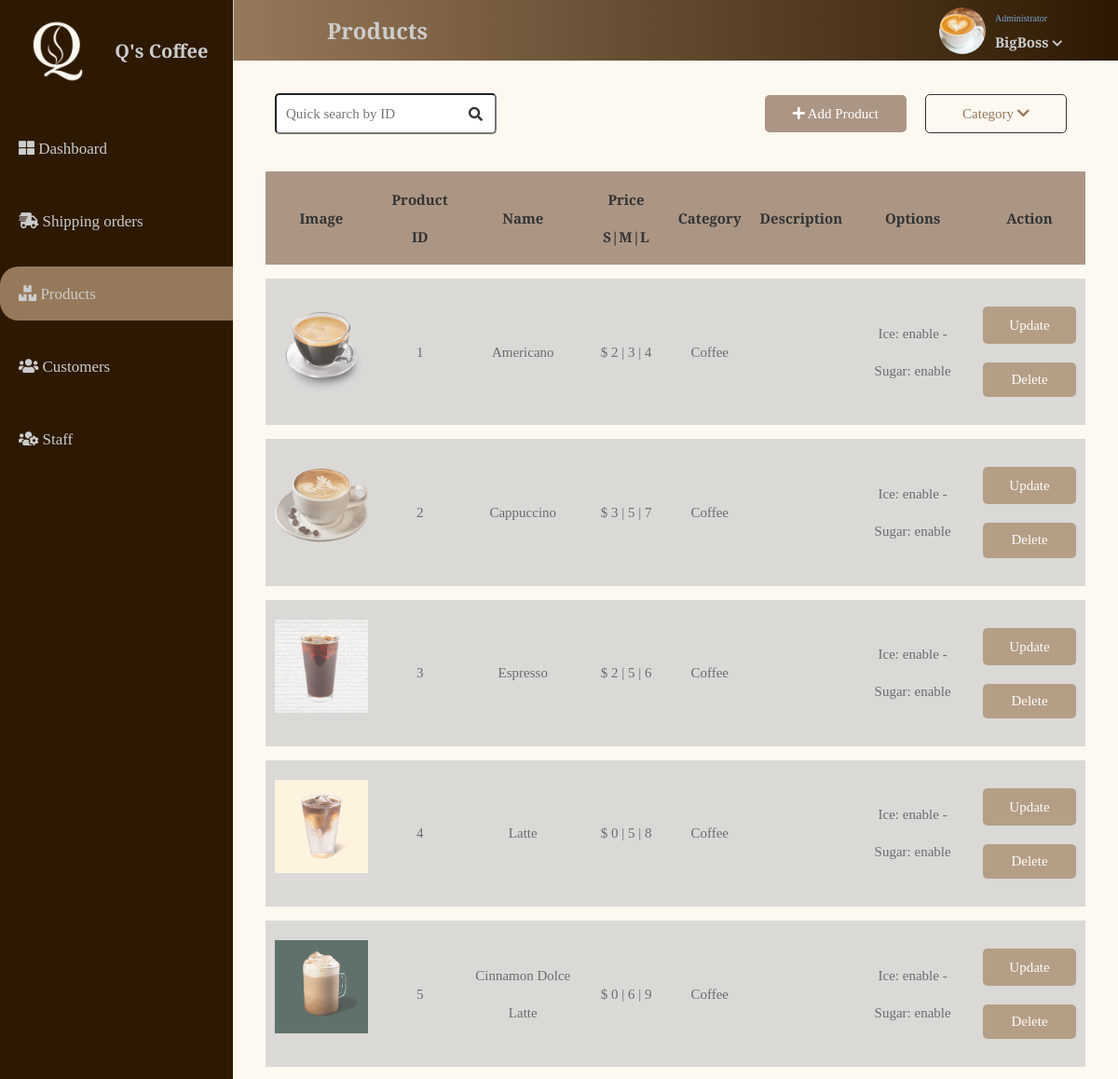
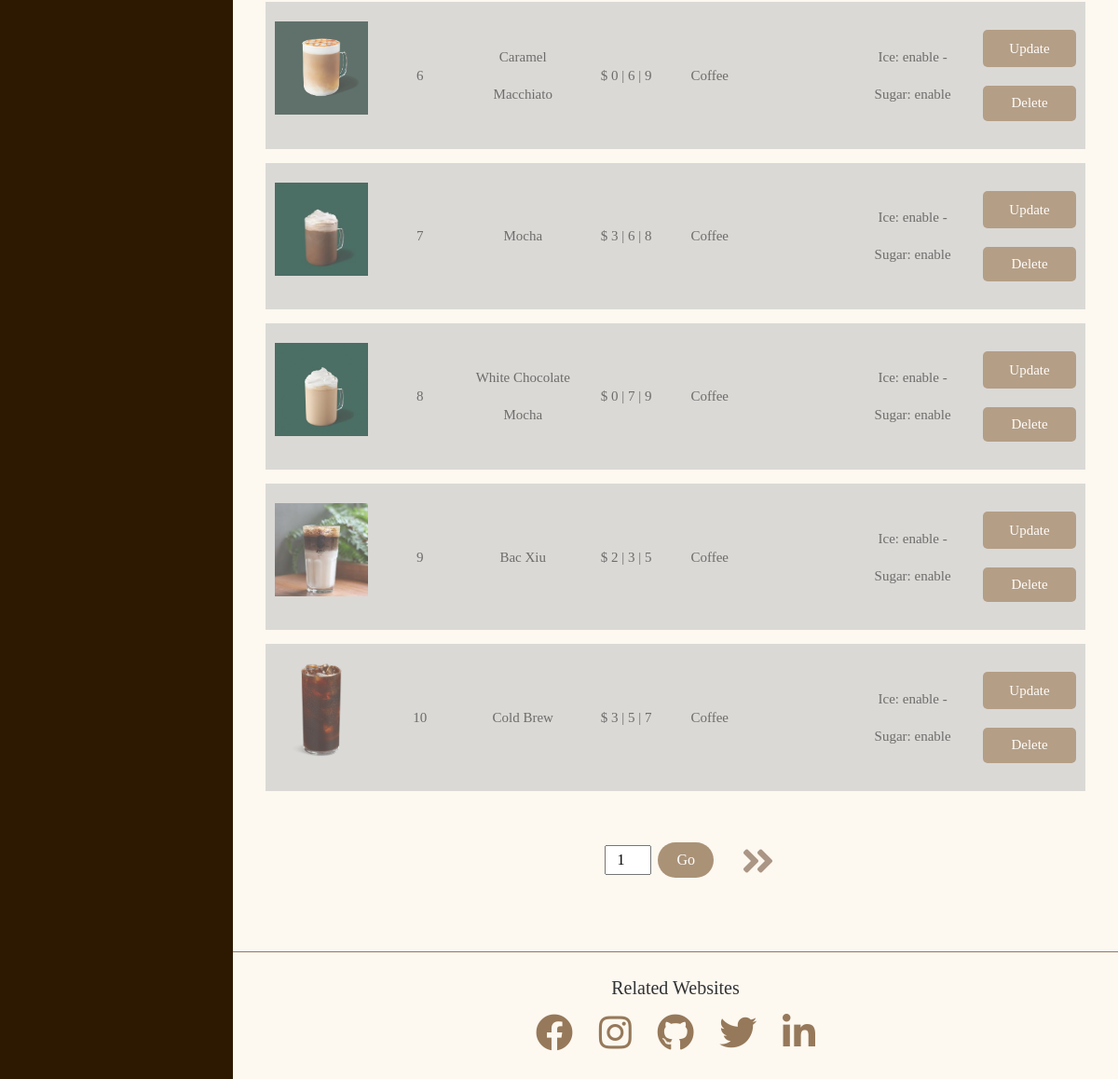
Screenshot of /admin/products/index.php (signed in) with the database file from the repository (2 pictures, top to bottom).
### tables this page shows
CREATE TABLE `items` (
  `id` int(11) NOT NULL,
  `name` varchar(50) NOT NULL,
  `image` varchar(200) NOT NULL,
  `s_price` float DEFAULT NULL,
  `m_price` float DEFAULT NULL,
  `l_price` float DEFAULT NULL,
  `description` text,
  `category` varchar(20) NOT NULL,
  `ice` tinyint(1) NOT NULL,
  `sugar` tinyint(1) NOT NULL
);

### admin/products/index.php (the view, shortened to what this page needs)
<!DOCTYPE html>
<html lang="en">
<head>
    <link rel="stylesheet" href="https://cdnjs.cloudflare.com/ajax/libs/normalize/8.0.1/normalize.min.css">
    <link rel="stylesheet" href="../assets/css/base.css">
    <link rel="stylesheet" href="../assets/css/main.css">
    <link rel="stylesheet" href="../assets/css/products.css">
    <link rel="stylesheet" href="https://cdnjs.cloudflare.com/ajax/libs/font-awesome/5.15.1/css/all.min.css" >
</head>
<body>
<?php
       include '../sidebar.php';
        include '../header.php';
        require '../../connect.php';
        if(isset($_GET['category'])){$category=$_GET['category']; $sql="select count(*) as 'records' from items where category='$category'";}else{$sql="select count(*) as 'records' from items";}
        $res=$connect->query($sql)->fetch_array()['records'];
        $step=10;
        if($res%$step==0){$max=intdiv($res,$step);} else{$max=intdiv($res,$step)+1;}
        if(isset($_GET['page'])){
            $page=$_GET['page'];
            if($page>$max){$page=$max;}
        }else{$page=1;}
        $offset=$step*($page-1);
         if(!isset($_GET['category'])){
            $sql="select * from items limit $step offset $offset";
        }
        else{
            $sql="select * from items where category='$category' limit $step offset $offset";
        }
        $items=$connect->query($sql);
?>
<div class="app">
    <div class="container">
    <div class="products__menu">
        <div class="products__search">
            <input type="text" class="products__search" placeholder="Quick search by ID">
            <i class="fas fa-search products__search-icon"></i>
        </div>
        <div class="products__right-side">
        <?php
                        if ($_SESSION['role']==1){
        ?>
            <a href="./add.php" class="products__add-product">
                <i class="fas fa-plus"></i>
                Add Product
            </a>
        <?php } ?>
            <div class="products__category">
                    <div class="products__category-clear">
                        <?php
                            if(!isset($_GET['category'])){
                                echo("Category");
                           }
                           else {echo($_GET['category']);}
                        ?>
                        <i class="fas fa-chevron-down orders__down-icon"></i>
                    </div>
                </div>
            </div>
    </div>
    <div class="products__product-table">
        <table class="products__table">
            <thead>
                <tr>
                    <th>Image</th>
                    <th>Product ID</th>
                    <th>Name</th>
                    <th>Price S|M|L</th>
                    <th>Category</th>
                    <th>Description</th>
                    <th>Options</th>
                    <th>Action</th>
                </tr>
            </thead>
            <tbody>
                <?php
                    while($row = mysqli_fetch_array($items)){
                        $id=$row['id'];
                        $name=$row['name'];
                        $image=$row['image'];
                        $price=$row['s_price'] . ' | ' . $row['m_price'] . ' | ' . $row['l_price'];
                        $description=$row['description'];
                        $category=$row['category'];
                        $ice=$row['ice']==0?"disable":"enable";
                        $sugar=$row['ice']==0?"disable":"enable";
                        $option= "Ice: " .  $ice . " - Sugar: " . $sugar;
                ?>
                <tr class="float-z">
                    <td><?php if ($image==''){echo 'No Image';} else{ ?><img src="../../<?php echo $image; ?>" alt="Product Image" width="100px" height="100px"><?php } ?></td>
                    <td><?php echo $id; ?></td>
                    <td><?php echo $name; ?></td>
                    <td><span>$ <?php echo $price; ?></span></td>
                    <td><?php echo $category; ?></td>
                    <td><?php echo $description; ?></td>
                    <td><?php echo $option; ?></td>
                    <td class="actions">
                        <div><a href="./update.php?id=<?php echo $id; ?>">Update</a></div>
                    <?php
                        if ($_SESSION['role']==1){
                    ?>
                        <button class="confirm" data-id="<?php echo $id?>">Delete</button>
                    <?php } ?>
                    </td>
                </tr>
                <?php } ?>
            </tbody>
        </table>
        <div class="paginate">
            <div class="input">
                <input type="number" name="page" id="page" min="1" max="<?php echo $max; ?>" value=<?php echo $page?>>
                <button id="go" onclick="paginate();">Go</button>
            </div>
            <?php if($page<$max){?><a href="./index.php?page=<?php echo $page+1; if(isset($_GET['category'])){echo "&category=$category";}?>" class="next"><i class="fas fa-angle-double-right"></i></a><?php } ?>
        </div>
    </div>
    <?php include '../footer.php'; $connect->close()?>
</div>
</body>
</html>

### admin/assets/css/base.css (style rules this page uses)
:root { --primary-color:#96795A; --sub-color: #AB9685; --background: #FDF8F0; --dark-color: #2D1902; --text-color: #333; --white-text-color: #ccc; --gradient: linear-gradient(90deg,#96795A,#2D1902); --blue-pastel:#78a2cc; }
* { margin: 0; padding: 0; box-sizing: inherit; }
html { font-size: 62.5%; line-height: 1.6rem; font-family: 'Libre Baskerville', serif; box-sizing: border-box; color: var(--text-color); }
body { background-color: var(--background); }

### admin/assets/css/main.css (style rules this page uses)
.app { width: calc(100% - 25rem); position: absolute; left: 25rem; top:6.5rem; }
.container { min-height: calc(100vh - 6.5rem - 13.5rem); }
.paginate { margin: 4rem 0; display: flex; justify-content: center; }
.paginate .input { margin: 0 3rem; display: inline-block; }
.paginate input { width: 5rem; text-align: center; margin-right: .5rem; font-size: 1.6rem; line-height: 1.6rem; padding:.5rem; }
.paginate a { text-decoration: none; font-size: 4rem; line-height: 4rem; color: var(--sub-color); transition: all .3s ease; }
.paginate #go { padding: 1rem 2rem; background-color: var(--primary-color); color:#fff; font-size: 1.6rem; border-radius: 2rem; border: none; cursor: pointer; opacity: .8; transition: all .3s ease; }

### admin/assets/css/products.css (style rules this page uses)
.products__menu { padding: 3.5rem; display:flex; justify-content: space-between; }
.products__search { padding: 0 4rem 0 1rem; font-size: 1.5rem; outline-offset: .3rem; outline-color: var(--primary-color); position: relative; border-radius: .5rem; line-height: 4rem; }
.products__search-icon { position: absolute; padding:1.5rem; top:0; right:4rem; }
.products__right-side { display:flex; justify-content: space-between; align-items: center; }
.products__add-product { display: block; padding: 1.2rem 3rem; background-color: var(--sub-color); text-decoration: none; color:#fff; font-size: 1.5rem; border-radius: .5rem; cursor: pointer; transition: all 0.3s ease; }
.products__category { position: relative; background-color: var(--background); border: .1rem solid #333; border-radius: .5rem; margin:0 2rem; font-size: 1.5rem; cursor: pointer; transition: all 0.3s ease; }
.products__category-clear { display: block; line-height: 4rem; width:15rem; text-decoration: none; text-align: center; color: var(--primary-color); }
.products__product-table { width: 100%; padding: 0 3.5rem 3.5rem; }
.products__table { border-collapse: collapse; width:100%; font-size: 1.5rem; line-height: 4rem; }
.products__table thead { background-color: var(--sub-color); text-align: left; margin: 2rem; }
.products__table th, .products__table td { padding: 1rem; text-align: center; }
.products__table td { background-color: #ccc; }
.products__table tr { border-bottom: 1.5rem solid var(--background); transition: all 0.3s ease; z-index: 2; position: relative; }
.products__table thead tr { opacity: 1; }
.float-z { position:unset !important; opacity: 0.7 !important; }
.actions div { margin: 2rem 0; text-align: center; }
.confirm { display: block!important; margin: 2rem 0; text-align: center; border:none; width: 10rem; background-color: var(--primary-color); color: #fff; text-decoration: none; padding: 1rem 0; cursor: pointer; border-radius: .5rem; transition: all .3s ease; margin: auto; margin-bottom: 2rem; }
.actions a { display: block; width: 10rem; background-color: var(--primary-color); color: #fff; text-decoration: none; border-radius: .5rem; transition: all .3s ease; margin: auto; }
input,textarea { padding: 1rem; }

### rows the page displays
items: image (picture), id "1", name "Americano", price "2 | 3 | 4", category "Coffee", ice "Ice: enable - Sugar: enable"
items: image (picture), id "2", name "Cappuccino", price "3 | 5 | 7", category "Coffee", ice "Ice: enable - Sugar: enable"
items: image (picture), id "3", name "Espresso", price "2 | 5 | 6", category "Coffee", ice "Ice: enable - Sugar: enable"
items: image (picture), id "4", name "Latte", price "0 | 5 | 8", category "Coffee", ice "Ice: enable - Sugar: enable"
items: image (picture), id "5", name "Cinnamon Dolce Latte", price "0 | 6 | 9", category "Coffee", ice "Ice: enable - Sugar: enable"
items: image (picture), id "6", name "Caramel Macchiato", price "0 | 6 | 9", category "Coffee", ice "Ice: enable - Sugar: enable"
items: image (picture), id "7", name "Mocha", price "3 | 6 | 8", category "Coffee", ice "Ice: enable - Sugar: enable"
items: image (picture), id "8", name "White Chocolate Mocha", price "0 | 7 | 9", category "Coffee", ice "Ice: enable - Sugar: enable"
items: image (picture), id "9", name "Bac Xiu", price "2 | 3 | 5", category "Coffee", ice "Ice: enable - Sugar: enable"
items: image (picture), id "10", name "Cold Brew", price "3 | 5 | 7", category "Coffee", ice "Ice: enable - Sugar: enable"

### other values shown
$_SESSION['cur'] "Products"
$_SESSION['username'] "BigBoss"
